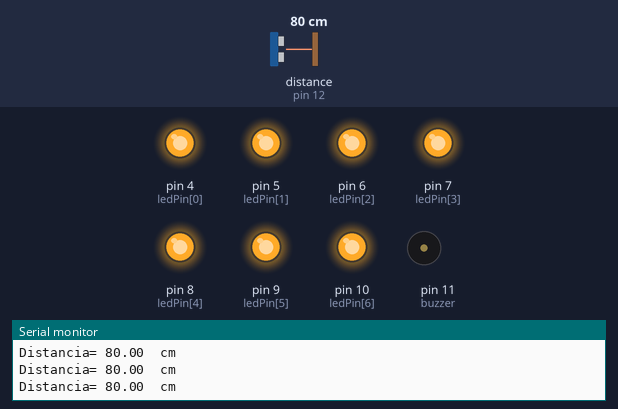
Bench run of a sketch on a simulated Arduino Uno, built with avr-gcc and run on an emulated ATmega328P. On the bench: output pins drawn as LEDs (lit = HIGH), buzzer (waves = sounding), the last lines printed to the serial monitor. Dashed ring = blinking. The test bench sets the inputs (shaded band); at power-on: distance to the obstacle (sensor on pin 12) 80 cm.

Above: at 1.5 s.
1.6 s: distance to the obstacle (sensor on pin 12) set to 27 cm
3.3 s: distance to the obstacle (sensor on pin 12) set to 21 cm
At 4.4 s:
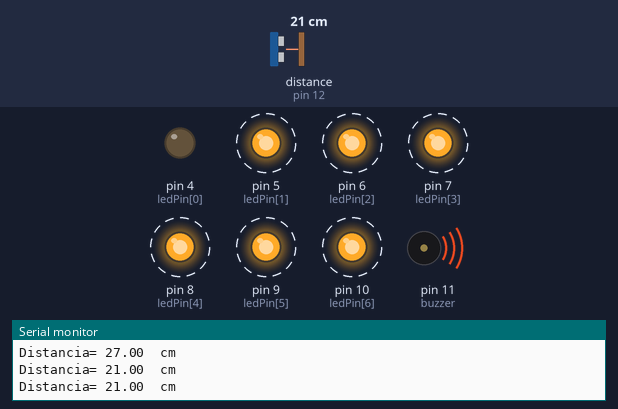
6.8 s: distance to the obstacle (sensor on pin 12) set to 18 cm
At 7.18 s:
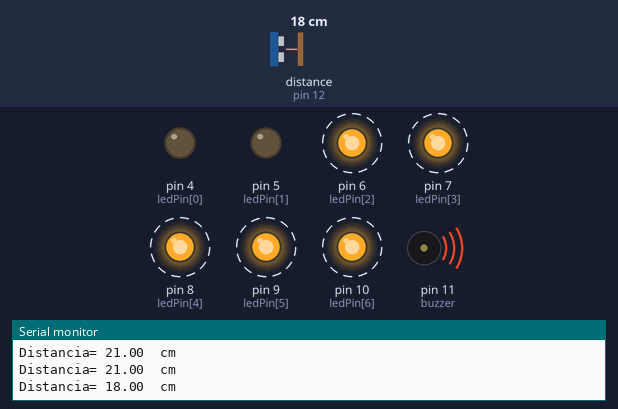
10.3 s: distance to the obstacle (sensor on pin 12) set to 14 cm
At 10.77 s:
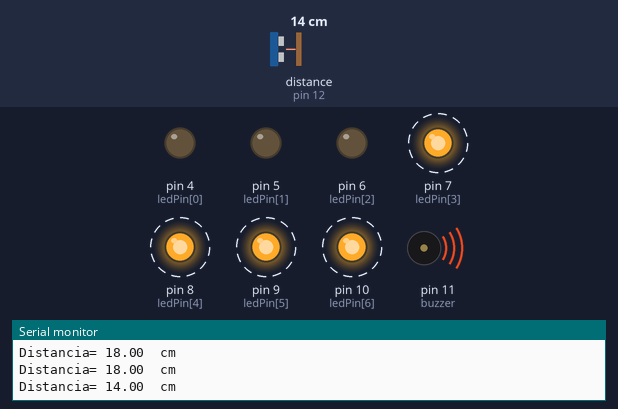
13.8 s: distance to the obstacle (sensor on pin 12) set to 2 cm
At 14.04 s:
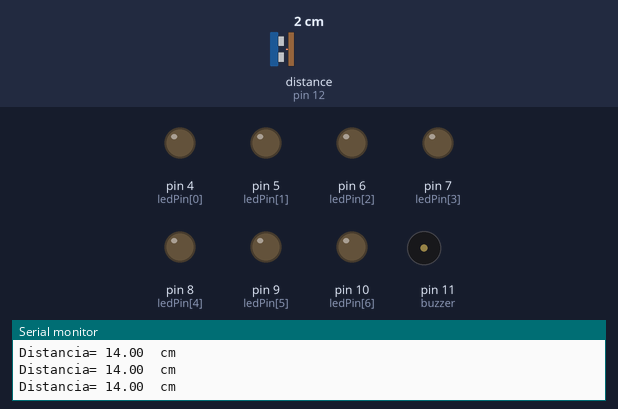
17.3 s: distance to the obstacle (sensor on pin 12) set to 9 cm
At 17.48 s:
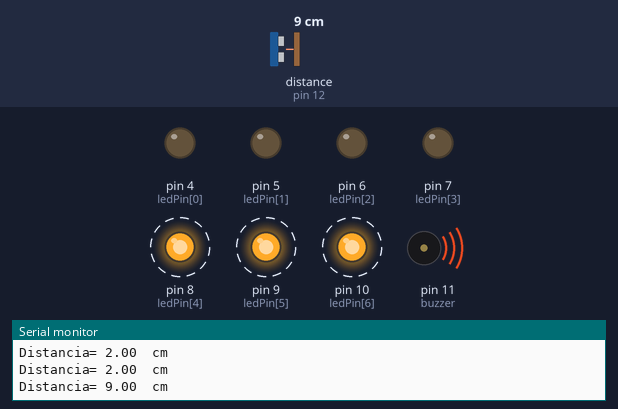
Timing chart, 0 to 21.8 s (numbered marks = the images above; inputs shaded):
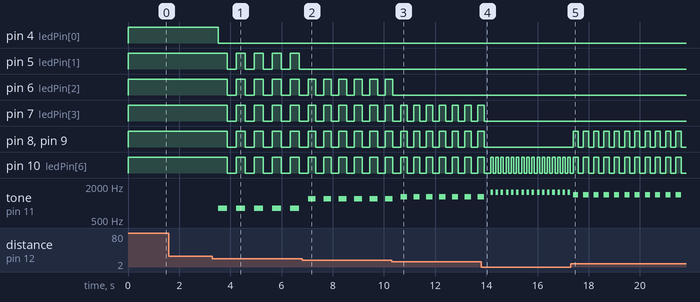

The sketch:

sketch_Sensor_aproxima__o_HC-SR04.ino
```cpp
//Programa: Conectando Sensor Ultrassonico HC-SR04 ao Arduino
//Autor: FLAVIO.ALL

#include "Ultrasonic.h"
Ultrasonic ultrasonic (13,12);
float distancia;

int buzzer = 11;                          //sinalização
int ledPin[7]={4, 5, 6, 7, 8, 9, 10};     //sinalização

void setup() {
  // put your setup code here, to run once:
  Serial.begin(9600);

  pinMode(buzzer, OUTPUT);               //sinalização
  for(int i=0; i<=6; i++)                //sinalização
    pinMode(ledPin[i], OUTPUT);          //sinalização
}

void loop() {
  // put your main code here, to run repeatedly:
  distancia= (ultrasonic.Ranging(CM));
  Serial.print("Distancia= ");
  Serial.print(distancia);
  Serial.println("  cm");

  //*********sinalização dos leds e buzer***********

  if (distancia <= 3) {
    ledDisplay (0, 0, 0, 0, 0, 0, 1); tone(buzzer,1550); delay(100);
    ledDisplay (0, 0, 0, 0, 0, 0, 0); noTone(buzzer);    delay( 50);
  }
  if (4  <= distancia && distancia <=  7 ) {
    ledDisplay (0, 0, 0, 0, 0, 1, 1); tone(buzzer,1500); delay(150);
    ledDisplay (0, 0, 0, 0, 0, 0, 0); noTone(buzzer);    delay(100);
  }
  if (8  <= distancia && distancia <= 11 ) {
    ledDisplay (0, 0, 0, 0, 1, 1, 1); tone(buzzer,1400); delay(200);
    ledDisplay (0, 0, 0, 0, 0, 0, 0); noTone(buzzer);    delay(150);
  }
  if (12 <= distancia && distancia <= 15 ) {
    ledDisplay (0, 0, 0, 1, 1, 1, 1); tone(buzzer,1300); delay(250);
    ledDisplay (0, 0, 0, 0, 0, 0, 0); noTone(buzzer);    delay(200);
  }
  if (16 <= distancia && distancia <= 19 ) {
    ledDisplay (0, 0, 1, 1, 1, 1, 1); tone(buzzer,1200); delay(300);
    ledDisplay (0, 0, 0, 0, 0, 0, 0); noTone(buzzer);    delay(250);
  }
  if (20 <= distancia && distancia <= 24 ) {
    ledDisplay (0, 1, 1, 1, 1, 1, 1); tone(buzzer,800); delay(350);
    ledDisplay (0, 0, 0, 0, 0, 0, 0); noTone(buzzer);    delay(300);
  }
  if (distancia >= 25 ) {
    ledDisplay (1, 1, 1, 1, 1, 1, 1);
    noTone(buzzer);
    delay(650);
  }
  delay(50);  //delay comum
}

void ledDisplay(int a, int b, int c, int d, int e, int f, int g) {
  // coloca o cojunto de leds em high/low conforme programdo para a distancia
  int ledStatepin[7]={a, b, c, d, e, f, g};
  for(int x=0; x<=6; x++) {
    digitalWrite(ledPin[x], ledStatepin[x]);
   }
}
```

Measured:
- the behaviour switches between 25 and 24 cm on distance to the obstacle (sensor on pin 12) (found by bisection; images 0 and 1)
- the behaviour switches between 20 and 19 cm on distance to the obstacle (sensor on pin 12) (found by bisection; images 1 and 2)
- the behaviour switches between 16 and 15 cm on distance to the obstacle (sensor on pin 12) (found by bisection; images 2 and 3)
- after the input at 3.3 s, pin 4 (ledPin[0]): HIGH → LOW after 0.23 s; pin 5 (ledPin[1]), pin 6 (ledPin[2]), pin 7 (ledPin[3]), pin 8 (ledPin[4]), pin 9 (ledPin[5]), pin 10 (ledPin[6]): alternates HIGH for 0.35 s and LOW for 0.35 s, starting after 0.58 s; tone on pin 11 (buzzer): alternates 800 Hz for 0.35 s and silent for 0.35 s, starting after 0.23 s
- after the input at 6.8 s, pin 5 (ledPin[1]): stops changing and stays LOW
- after the input at 10.3 s, pin 6 (ledPin[2]): goes on until 10.4 s, then stays LOW
- after the input at 13.8 s, pin 7 (ledPin[3]), pin 8 (ledPin[4]), pin 9 (ledPin[5]): goes on until 13.9 s, then stays LOW
- after the input at 17.3 s, pin 8 (ledPin[4]), pin 9 (ledPin[5]): alternates HIGH for 0.20 s and LOW for 0.20 s, starting after 0.09 s; pin 10 (ledPin[6]): alternates HIGH for 0.20 s and LOW for 0.20 s, starting after 0.29 s; tone on pin 11 (buzzer): alternates 1400 Hz for 0.20 s and silent for 0.20 s, starting after 0.09 s
